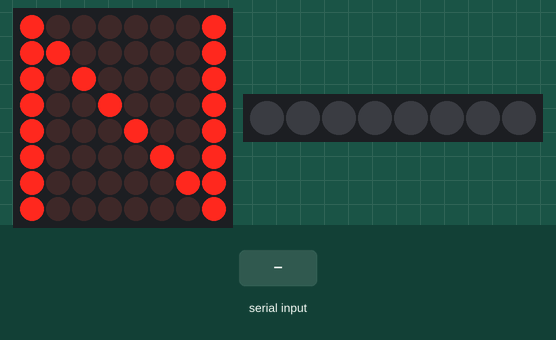
This sketch was run on a simulated Arduino Uno, built with avr-gcc and run on an emulated ATmega328P. On the bench: 8×8 LED matrix, 8 RGB LEDs in strip order, left to right. The test bench sets the inputs (shaded band). What the sketch prints to the serial monitor is not drawn.

Above: at 1.2 s.

The sketch:

gear.ino
```cpp
#include "LedControl.h"
#include <Adafruit_NeoPixel.h>
#include "gear_font.h"

#define PIN 6        // WS2812B 的 DIN 接 Arduino D6
#define NUMPIXELS 8  // 8 顆燈


Adafruit_NeoPixel pixels(NUMPIXELS, PIN, NEO_GRB + NEO_KHZ800);
String inputString = "";
bool newData = false;
bool ledState = false;
unsigned long lastToggle = 0;

void setup_rpm()
{
  pixels.begin();
  pixels.clear();
  pixels.show();
}

void blt(void)
{
unsigned long now = millis();
    if (now - lastToggle >= 300) {
      ledState = !ledState;
      lastToggle = now;

      if (ledState) {
        pixels.fill(pixels.Color(0, 0, 80));
      } else {
        pixels.clear();
      }
      pixels.show();
    }
}

void loop_rpm(int cur_rpm)
{
  //cur_rpm = 1250;
  //const int rpm_c[4] = {1800, 3000, 4500, 6000};
  const int rpm_c[4] = {3000, 3700, 4500, 5500};
  const int rpm_nled[3] = {3, 6, 8};

  int rpm_range = rpm_c[3] - rpm_c[0];
  double rpm_blk = (double)rpm_range/NUMPIXELS;

  int cur_rpm_idx = (cur_rpm - rpm_c[0])/rpm_blk;

  if (cur_rpm_idx <= 0)
  {
    pixels.clear();
    pixels.show();
    return;
  }

  if (cur_rpm_idx >= 7)
  {
    cur_rpm_idx = 7;
  }


  if (cur_rpm >rpm_c[3])
    blt();
  else
  {
    pixels.clear();
    for (int i = 0; i <= cur_rpm_idx; i++)
    {
      if (i <= rpm_nled[0])
        pixels.setPixelColor(i, pixels.Color(0, 40, 0)); // G
      else if (i <= rpm_nled[1])
        pixels.setPixelColor(i, pixels.Color(40, 40, 0)); //Y
      else
        pixels.setPixelColor(i, pixels.Color(40, 0, 0)); //Y
    }
  }

  pixels.show();
}


LedControl lc = LedControl(12, 11, 10, 1);  // DIN, CLK, CS, n_dev


void showChar(int index) {
  if (index < 0 || index > 7) return;
  for (int row = 0; row < 8; row++) {
    lc.setRow(0, row, font[index][row]);
  }
}


struct InputInfo
{
  int gear;
  int rpm;
};

InputInfo g_input_ctx = {0};

void recvWithEndMarker()
{
  String line = Serial.readStringUntil('\n');
  line.trim();
  Serial.println(line);

  int rpm = 0;
  int gear = -1;
  int ret = sscanf(line.c_str(), "%d,%d", &rpm, &gear);

  g_input_ctx.rpm = rpm;
  g_input_ctx.gear = gear;
}

void setup() {
  Serial.begin(9600);
  lc.shutdown(0, false);
  lc.setIntensity(0, 8);
  lc.clearDisplay(0);
  showChar(0);  // 預設顯示 N

  setup_rpm();
}

void loop()
{
  recvWithEndMarker();

  loop_rpm(g_input_ctx.rpm);
  showChar(g_input_ctx.gear);
  newData = false;
  inputString = ""; // 清空字串
}
```

gear_font.h
```cpp
byte font[8][8] = {
  { // 0: N
    B10000001,
    B11000001,
    B10100001,
    B10010001,
    B10001001,
    B10000101,
    B10000011,
    B10000001
  },
  { // 1: "1"
    B00001000,
    B00011000,
    B00101000,
    B00001000,
    B00001000,
    B00001000,
    B00001000,
    B00111110
  },
  { // 2: "2"
    B00111100,
    B01000010,
    B00000010,
    B00001100,
    B00110000,
    B01000000,
    B01000000,
    B01111110
  },
  { // 3: "3"
    B00111100,
    B01000010,
    B00000010,
    B00011100,
    B00000010,
    B00000010,
    B01000010,
    B00111100
  },
  { // 4: "4"
    B00000100,
    B00001100,
    B00010100,
    B00100100,
    B01000100,
    B01111111,
    B00000100,
    B00000100
  },
  { // 5: "5"
    B01111110,
    B01000000,
    B01000000,
    B01111100,
    B00000010,
    B00000010,
    B01000010,
    B00111100
  },
  { // 6: "6"
    B00111100,
    B01000010,
    B01000000,
    B01111100,
    B01000010,
    B01000010,
    B01000010,
    B00111100
  },
  { // 7: R
    B01111100,
    B01000010,
    B01000010,
    B01111100,
    B01001000,
    B01000100,
    B01000010,
    B01000001
  }
};
```
